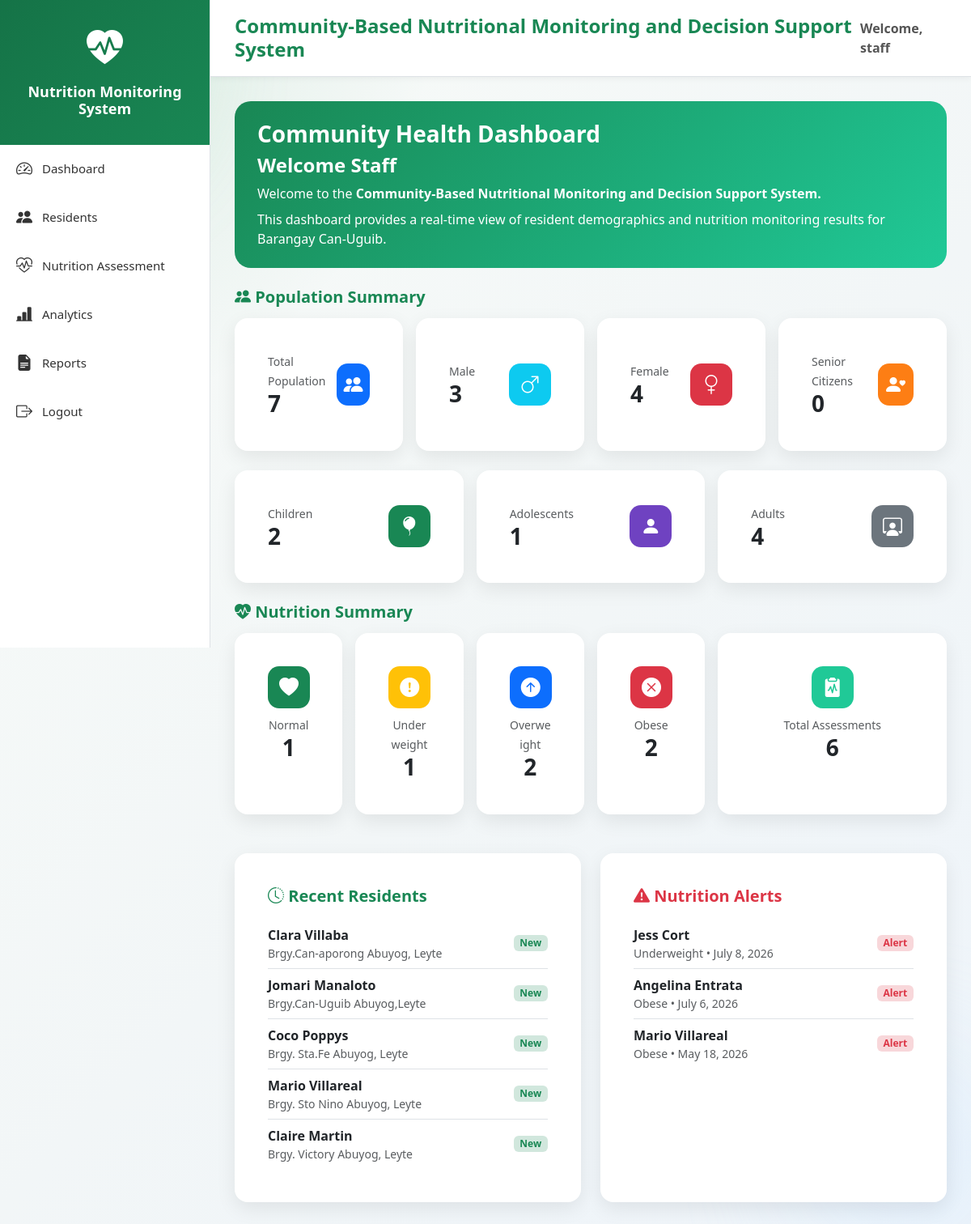
Page /dashboard/ (signed in) on the earlier database version.
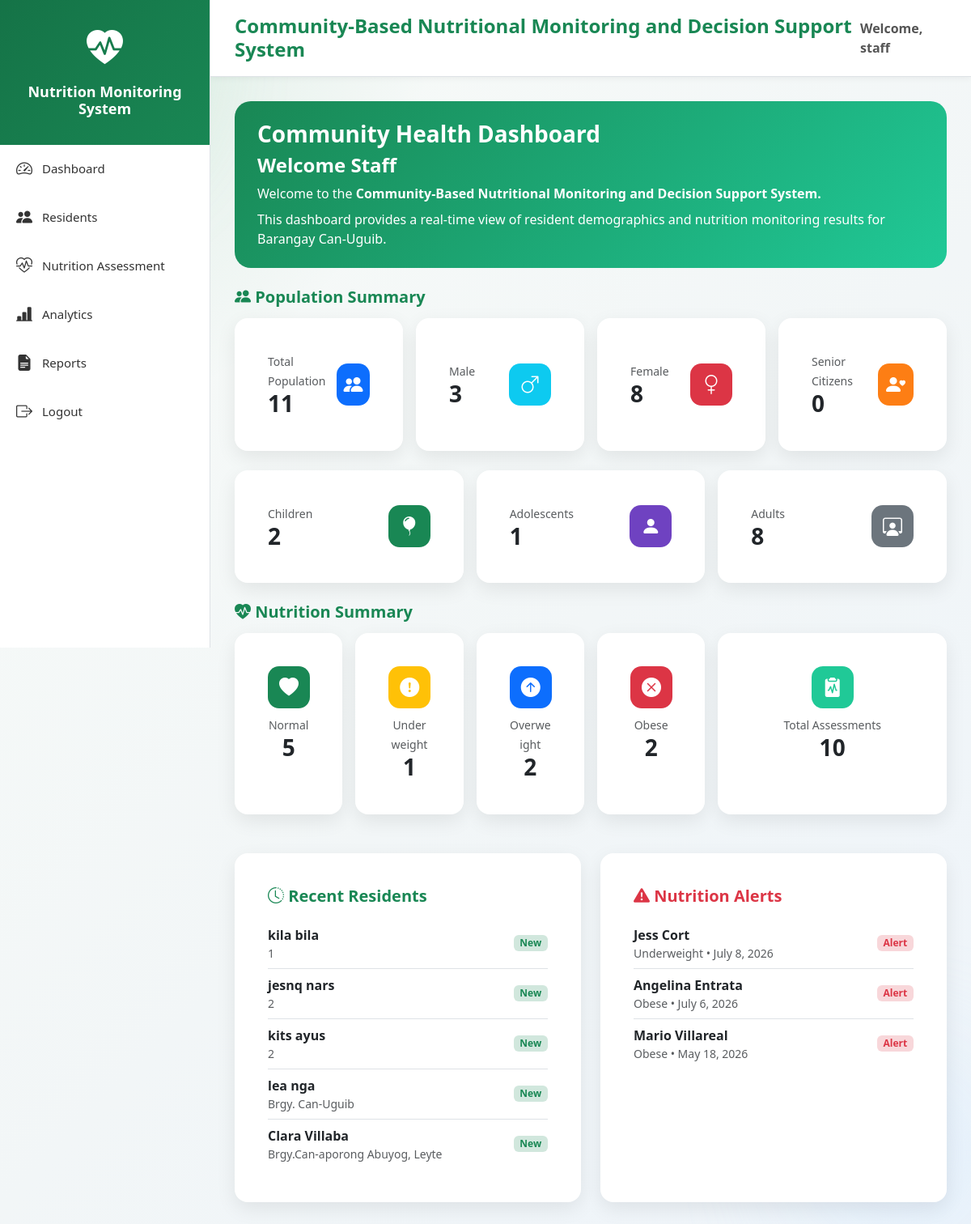
Same page on the later database version.
### residents/models.py (models this page shows, shortened)
class Resident(models.Model):
    GENDER_CHOICES = [
        ('Male', 'Male'),
        ('Female', 'Female'),
    ]
    resident_id = models.CharField(
        max_length=20,
        unique=True,
        blank=True
    )
    first_name = models.CharField(max_length=100)
    middle_name = models.CharField(
        max_length=100,
        blank=True,
        null=True
    )
    last_name = models.CharField(max_length=100)
    sex = models.CharField(
        max_length=10,
        choices=GENDER_CHOICES
    )
    birth_date = models.DateField()
    address = models.CharField(
        max_length=100
    )
    contact_number = models.CharField(
        max_length=15,
        blank=True,
        null=True
    )
    guardian_name = models.CharField(
        max_length=150,
        blank=True,
        null=True
    )
    created_by = models.ForeignKey(
    settings.AUTH_USER_MODEL,
    on_delete=models.SET_NULL,
    null=True,
    blank=True,
    related_name='created_residents')
    created_at = models.DateTimeField(auto_now_add=True)
    updated_at = models.DateTimeField(auto_now=True)
    @property
    def age(self):
        today = date.today()
        return (
            today.year
            - self.birth_date.year
            - (
                (today.month, today.day)
                <
                (self.birth_date.month, self.birth_date.day)
            )
        )
    class Meta:
        ordering = [
            'last_name',
            'first_name'
        ]

### nutrition/models.py (models this page shows, shortened)
class NutritionAssessment(models.Model):
    STATUS_CHOICES = [
        ('Underweight', 'Underweight'),
        ('Normal', 'Normal'),
        ('Overweight', 'Overweight'),
        ('Obese', 'Obese'),
    ]
    MONITORING_FLAG_CHOICES = [
    ('Routine Monitoring', 'Routine Monitoring'),
    ('Needs Follow-up', 'Needs Follow-up'),
    ]
    resident = models.ForeignKey(
        Resident,
        on_delete=models.CASCADE,
        related_name='assessments'
    )
    assessed_by = models.ForeignKey(
        settings.AUTH_USER_MODEL,
        on_delete=models.SET_NULL,
        null=True,
        blank=True,
        related_name='nutrition_assessments'
    )
    rule = models.ForeignKey(
    NutritionRule,
    on_delete=models.SET_NULL,
    null=True,
    blank=True,
    related_name='assessments'
    )
    assessment_date = models.DateField()
    height = models.DecimalField(
        max_digits=5,
        decimal_places=2,
        help_text="Height in centimeters"
    )
    weight = models.DecimalField(
        max_digits=5,
        decimal_places=2,
        help_text="Weight in kilograms"
    )
    bmi = models.DecimalField(
        max_digits=5,
        decimal_places=2,
        editable=False
    )
    nutritional_status = models.CharField(
        max_length=20,
        choices=STATUS_CHOICES,
        editable=False
    )
    monitoring_flag = models.CharField(
    max_length=30,
    choices=MONITORING_FLAG_CHOICES,
    editable=False,
    default='Routine Monitoring'
    )
    remarks = models.TextField(
        editable=False,
        blank=True,
        default=""
    )
    intervention = models.TextField(
        editable=False,
        blank=True,
        default=""
    )
    created_at = models.DateTimeField(auto_now_add=True)
    updated_at = models.DateTimeField(auto_now=True)

### dashboard/views.py (the view)
# urls.py: path('', views.dashboard, name='dashboard'),
@login_required(login_url='login')
def dashboard(request):
    total_population = Resident.objects.count()
    total_male = Resident.objects.filter(
        sex='Male'
    ).count()
    total_female = Resident.objects.filter(
        sex='Female'
    ).count()
    children = 0
    adolescents = 0
    adults = 0
    seniors = 0
    for resident in Resident.objects.all():
        if resident.age <= 12:
            children += 1
        elif resident.age <= 17:
            adolescents += 1
        elif resident.age <= 59:
            adults += 1
        else:
            seniors += 1
    total_assessments = NutritionAssessment.objects.count()
    normal = NutritionAssessment.objects.filter(
        nutritional_status='Normal'
    ).count()
    underweight = NutritionAssessment.objects.filter(
        nutritional_status='Underweight'
    ).count()
    overweight = NutritionAssessment.objects.filter(
        nutritional_status='Overweight'
    ).count()
    obese = NutritionAssessment.objects.filter(
        nutritional_status='Obese'
    ).count()
    recent_residents = Resident.objects.order_by(
        '-created_at'
    )[:5]
    urgent_alerts = NutritionAssessment.objects.select_related(
        'resident'
    ).filter(
        nutritional_status__in=['Underweight', 'Obese']
    ).order_by(
        '-assessment_date'
    )[:5]
    context = {
        'total_population': total_population,
        'total_male': total_male,
        'total_female': total_female,
        'children': children,
        'adolescents': adolescents,
        'adults': adults,
        'seniors': seniors,
        'total_assessments': total_assessments,
        'normal': normal,
        'underweight': underweight,
        'overweight': overweight,
        'obese': obese,
        'recent_residents': recent_residents,
        'urgent_alerts': urgent_alerts,
    }
    return render(
        request,
        'dashboard/dashboard.html',
        context
    )

### templates/dashboard/dashboard.html (shortened to what the changed rows need)
{% extends 'base_staff.html' %}
{% block content %}
<div class="mb-4">
    <div class="row g-3">
        <div class="col-lg-3 col-md-6">
            <div class="card dashboard-card">
                <div class="card-body d-flex justify-content-between align-items-center">
                    <div>
                        <small class="text-muted">Total Population</small>
                        <h3 class="fw-bold mb-0">{{ total_population }}</h3>
                    </div>
                </div>
            </div>
        </div>
        <div class="col-lg-3 col-md-6">
            <div class="card dashboard-card">
                <div class="card-body d-flex justify-content-between align-items-center">
                    <div>
                        <small class="text-muted">Female</small>
                        <h3 class="fw-bold mb-0">{{ total_female }}</h3>
                    </div>
                </div>
            </div>
        </div>
    </div>
</div>
<div class="mb-4">
    <div class="row g-3">
        <div class="col-lg-4 col-md-6">
            <div class="card dashboard-card">
                <div class="card-body d-flex justify-content-between align-items-center">
                    <div>
                        <small class="text-muted">Adults</small>
                        <h3 class="fw-bold mb-0">{{ adults }}</h3>
                    </div>
                </div>
            </div>
        </div>
    </div>
</div>
<div class="mb-4">
    <div class="row g-3">
        <div class="col-lg-2 col-md-4 col-sm-6">
            <div class="card dashboard-card">
                <div class="card-body text-center">
                    <div class="dashboard-icon mx-auto mb-2" style="background:#198754">
                        <i class="bi bi-heart-fill"></i>
                    </div>
                    <small class="text-muted">Normal</small>
                    <h3 class="fw-bold mb-0">{{ normal }}</h3>
                </div>
            </div>
        </div>
        <div class="col-lg-4 col-md-4 col-sm-6">
            <div class="card dashboard-card">
                <div class="card-body text-center">
                    <div class="dashboard-icon mx-auto mb-2" style="background:#20c997">
                        <i class="bi bi-clipboard2-pulse-fill"></i>
                    </div>
                    <small class="text-muted">Total Assessments</small>
                    <h3 class="fw-bold mb-0">{{ total_assessments }}</h3>
                </div>
            </div>
        </div>
    </div>
</div>
<div class="row g-4 mt-2">
    <div class="col-lg-6">
        <div class="card dashboard-card h-100">
            <div class="card-body">
                {% if recent_residents %}
                    <ul class="list-group list-group-flush">
                        {% for resident in recent_residents %}
                            <li class="list-group-item px-0">
                                <div class="d-flex justify-content-between align-items-center">
                                    <div>
                                        <strong>{{ resident.first_name }} {{ resident.last_name }}</strong>
                                        <div class="text-muted small">{{ resident.address }}</div>
                                    </div>
                                    <span class="badge bg-success-subtle text-success">New</span>
                                </div>
                            </li>
                        {% endfor %}
                    </ul>
                {% else %}
                    <p class="text-muted mb-0">No recent residents found.</p>
                {% endif %}
            </div>
        </div>
    </div>
    <div class="col-lg-6">
        <div class="card dashboard-card h-100">
            <div class="card-body">
                {% if urgent_alerts %}
                    <ul class="list-group list-group-flush">
                        {% for assessment in urgent_alerts %}
                            <li class="list-group-item px-0">
                                <div class="d-flex justify-content-between align-items-center">
                                    <div>
                                        <strong>{{ assessment.resident.first_name }} {{ assessment.resident.last_name }}</strong>
                                        <div class="text-muted small">{{ assessment.nutritional_status }} • {{ assessment.assessment_date }}</div>
                                    </div>
                                    <span class="badge bg-danger-subtle text-danger">Alert</span>
                                </div>
                            </li>
                        {% endfor %}
                    </ul>
                {% else %}
                    <p class="text-muted mb-0">No urgent nutrition alerts at the moment.</p>
                {% endif %}
            </div>
        </div>
    </div>
</div>
{% endblock %}

Differences in the rows shown:
no longer on this page (row unchanged): Resident: first_name "Jomari", last_name "Manaloto", address "Brgy.Can-Uguib Abuyog,Leyte"
no longer on this page (row unchanged): Resident: first_name "Coco", last_name "Poppys", address "Brgy. Sta.Fe Abuyog, Leyte"
no longer on this page (row unchanged): Resident: first_name "Mario", last_name "Villareal", address "Brgy. Sto Nino Abuyog, Leyte"
no longer on this page (row unchanged): Resident: first_name "Claire", last_name "Martin", address "Brgy. Victory Abuyog, Leyte"
added Resident: first_name "kila", last_name "bila", address "1"
added Resident: first_name "jesnq", last_name "nars", address "2"
added Resident: first_name "kits", last_name "ayus", address "2"
added Resident: first_name "lea", last_name "nga", address "Brgy. Can-Uguib"
Other differences:
{{ total_population }}: "7" → "11"
{{ total_female }}: "4" → "8"
{{ adults }}: "4" → "8"
{{ normal }}: "1" → "5"
{{ total_assessments }}: "6" → "10"
